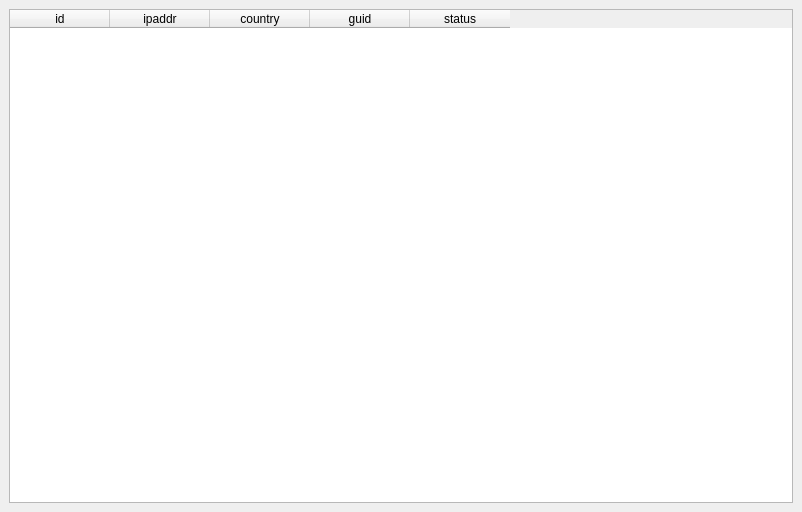
<?xml version="1.0" encoding="UTF-8"?>
<ui version="4.0">
 <class>MainWindow</class>
 <widget class="QMainWindow" name="MainWindow">
  <property name="geometry">
   <rect>
    <x>0</x>
    <y>0</y>
    <width>802</width>
    <height>512</height>
   </rect>
  </property>
  <property name="windowTitle">
   <string>MainWindow</string>
  </property>
  <widget class="QWidget" name="centralwidget">
   <layout class="QVBoxLayout" name="verticalLayout">
    <item>
     <widget class="QTableWidget" name="tableWidget">
      <attribute name="horizontalHeaderVisible">
       <bool>true</bool>
      </attribute>
      <attribute name="verticalHeaderVisible">
       <bool>false</bool>
      </attribute>
      <column>
       <property name="text">
        <string>id</string>
       </property>
      </column>
      <column>
       <property name="text">
        <string>ipaddr</string>
       </property>
      </column>
      <column>
       <property name="text">
        <string>country</string>
       </property>
      </column>
      <column>
       <property name="text">
        <string>guid</string>
       </property>
      </column>
      <column>
       <property name="text">
        <string>status</string>
       </property>
      </column>
     </widget>
    </item>
   </layout>
  </widget>
 </widget>
 <resources/>
 <connections/>
</ui>
